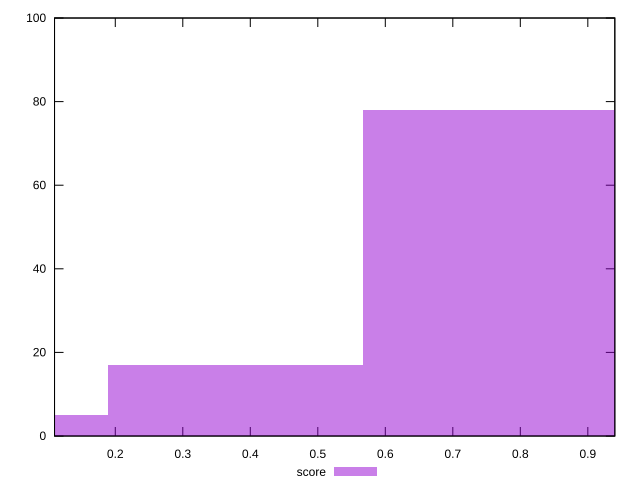

Source code (gnuplot):
reset

$score <<EOF
0.7555438929849365 78
0.37777194649246826 17
0 5
EOF

set key outside below
set boxwidth 0.37777194649246826
set xrange [0.11:0.94]
set yrange [0:100]
set trange [0:100]
set style fill transparent solid 0.5 noborder
set terminal svg size 640, 490 enhanced background rgb 'white'
set output "reprap/first-contentful-paint/samples/pages+cached+noexternal+nomedia/score/histogram.svg"

plot $score title "score" with boxes

reset
